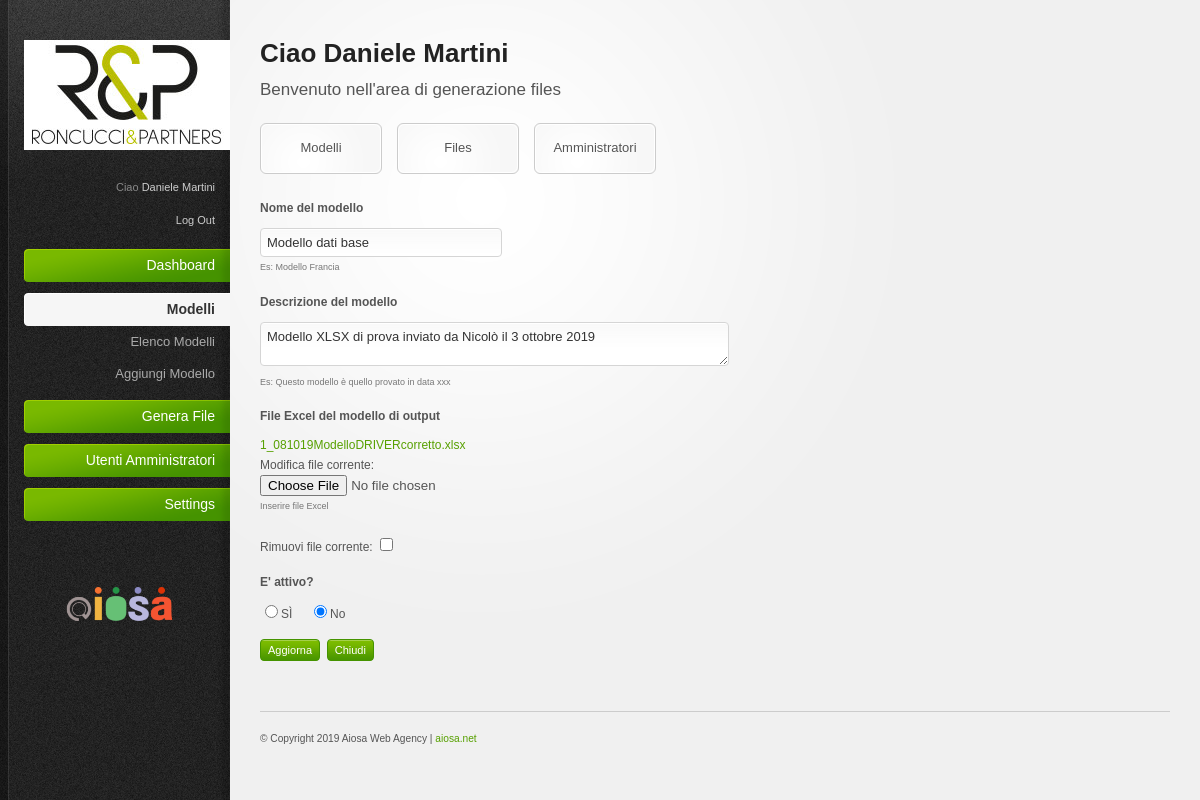
Page /admin/modelli_edit.php?ids=1 (signed in) on the committed database.
### tables this page shows
CREATE TABLE `dny_modelli` (
  `ids` int(10) UNSIGNED NOT NULL,
  `nome` varchar(255) NOT NULL DEFAULT '',
  `titolo_pagina` varchar(64) DEFAULT NULL,
  `descrizione_pagina` text,
  `citazione_start` varchar(500) DEFAULT NULL,
  `autore_start` varchar(100) DEFAULT NULL,
  `descrizione_bottom` text,
  `citazione_end` varchar(500) DEFAULT NULL,
  `autore_end` varchar(100) DEFAULT NULL,
  `url` varchar(30) DEFAULT NULL,
  `zoom` varchar(10) NOT NULL DEFAULT '1.0',
  `speed` int(11) NOT NULL DEFAULT '5',
  `bgcolor` varchar(30) DEFAULT NULL,
  `title` varchar(250) DEFAULT NULL,
  `description` text,
  `keywords` varchar(250) DEFAULT NULL,
  `gruppo` varchar(20) NOT NULL DEFAULT 'comunicazione',
  `mostra_in_home` tinyint(4) NOT NULL DEFAULT '0',
  `ordinamento_home` smallint(5) UNSIGNED NOT NULL DEFAULT '0',
  `fileimg` varchar(100) DEFAULT NULL,
  `mostra_in_menu` tinyint(4) NOT NULL DEFAULT '0',
  `ordinamento` float UNSIGNED NOT NULL DEFAULT '1',
  `eliminato` tinyint(3) UNSIGNED NOT NULL DEFAULT '0',
  `created` datetime DEFAULT NULL,
  `modified` datetime DEFAULT NULL,
  `is_attivo` tinyint(3) UNSIGNED NOT NULL DEFAULT '0'
);

### Connections/std_conn.php (called while the page is built, shortened)
<?php
$hostname_std_conn = "localhost";
$database_std_conn = "boris";
$username_std_conn = "root";
$password_std_conn = "root";
$std_conn = mysqli_connect('p:'.$hostname_std_conn, $username_std_conn, $password_std_conn, $database_std_conn) or trigger_error(mysqli_error($std_conn),E_USER_ERROR);
$std_conn->set_charset("utf8");
if (!function_exists("GetSQLValueString")) {
function GetSQLValueString($theValue, $theType, $theDefinedValue = "", $theNotDefinedValue = "")
{
  $theValue = get_magic_quotes_gpc() ? stripslashes($theValue) : $theValue;
  global $std_conn;
  $theValue = mysqli_real_escape_string($std_conn, $theValue);
  switch ($theType) {
    case "long":
    case "int":
      $theValue = ($theValue != "") ? intval($theValue) : "NULL";
      break;
  }
  return $theValue;
}
}
?>

### admin/modelli_edit.php (the view, shortened to what this page needs)
<?php
require_once('../Connections/std_conn.php');
$sufx_sezione="modelli";
$tabella = "dny_modelli";
$colname_Recordset1 = "-1";
if (isset($_GET['ids'])) {
  $colname_Recordset1 = $_GET['ids'];
}
mysqli_select_db($std_conn, $database_std_conn);
$query_Recordset1 = sprintf("SELECT * FROM %s WHERE ids = %s",
					$tabella,
					GetSQLValueString($colname_Recordset1, "int"));
$Recordset1 = mysqli_query($std_conn, $query_Recordset1) or die(mysqli_error($std_conn));
$row_Recordset1 = mysqli_fetch_assoc($Recordset1);
$editFormAction = $_SERVER['PHP_SELF'];
if (isset($_SERVER['QUERY_STRING'])) {
  $editFormAction .= "?" . htmlentities($_SERVER['QUERY_STRING']);
}
?>
<!DOCTYPE html PUBLIC "-//W3C//DTD XHTML 1.0 Strict//EN"
"http://www.w3.org/TR/xhtml1/DTD/xhtml1-strict.dtd">
<html xmlns="http://www.w3.org/1999/xhtml">
	<head>
		<?php require_once("header.php"); ?>
	    <link href="../SpryAssets/SpryValidationTextField.css" rel="stylesheet" type="text/css" />
</head>
	<body><div id="body-wrapper">
		<?php require_once("sidebar_messages.php"); ?>
		<div id="insert-content">
            <?php require_once("top_bar.php"); ?>
	        <form action="<?php echo $editFormAction; ?>" method="post" enctype="multipart/form-data">
            <p>
                <label>Nome del modello</label>
                <span id="sprytextfield1">
                <input class="text-input small-input" type="text" id="nome" name="nome" value="<?=$row_Recordset1["nome"]?>" required />
                <span class="textfieldRequiredMsg">È obbligatorio specificare un valore.</span></span><br /><small>Es: Modello Francia</small>
            </p>
            <p>
                <label>Descrizione del modello</label>
                <textarea class="text-input medium-input" id="descrizione_pagina" name="descrizione_pagina"><?=$row_Recordset1["descrizione_pagina"]?></textarea>
                <br /><small>Es: Questo modello &egrave; quello provato in data xxx</small>
            </p>
            <p>
               <label>File Excel del modello di output</label>
               <?php if(strcmp($row_Recordset1["fileimg"],NULL)!=0){?>
	               	<a title="scarica modello" href="<?=$_SESSION["path_upload_admin"]?><?=$_SESSION["path_filemodelli"]?><?=$row_Recordset1["fileimg"]?>"><?=$row_Recordset1["fileimg"]?></a>
               <?php }else{ ?>
					<label> Nessun file selezionato </label>
			   <?php }?>
               <br /> <span> Modifica file corrente:</span><br />
               <input type="file" name="fileimg" id="fileimg"  />
               <br /><small id="smallText">Inserire file Excel</small>
               <br /><br /><span>Rimuovi file corrente: <input type="checkbox" id="removeImg" name="remove_img" value="1"/></span>
	        </p>
          	<p>
                <label>E' attivo?</label>
                <input type="radio" id="attivoSi" name="attivo" value="1"  <?php if($row_Recordset1["is_attivo"]==1) echo 'checked="checked"' ?>/>S&Igrave; &nbsp;&nbsp;&nbsp;
                <input type="radio" id="attivoNo" name="attivo" value="0"  <?php if($row_Recordset1["is_attivo"]==0) echo 'checked="checked"' ?>/>No
                <br />
          	</p>
            <p>
                <input class="button" type="submit" value="Aggiorna" />&nbsp;&nbsp;<input class="button" type="button" value="Chiudi" onclick="javascript:location.href='<?php echo $sufx_sezione; ?>_gest.php';" />
            </p>
            </form>
            <?php require_once("footer.php"); ?>
		</div>
	</div>
	</body>
</html>

### admin/resources/css/style.css (style rules this page uses)
html { font-size: 100%; height: 100%; margin-bottom: 1px; }
body { font-family: Arial, Helvetica, sans-serif; color: #555; background: #f0f0f0 url('../images/bg-body.gif') top left repeat-y; font-size: 12px; }
#body-wrapper { background: url('../images/bg-radial-gradient.gif') fixed 230px top no-repeat; }
a { color: #57a000; text-decoration: none; }
small { font-size: 0.85em; }
p { padding: 5px 0 10px 0; line-height: 1.6em; }
.button { font-family: Verdana, Arial, sans-serif; display: inline-block; background: #459300 url('../images/bg-button-green.gif') top left repeat-x !important; border: 1px solid #459300 !important; padding: 4px 7px 4px 7px !important; color: #fff !important; font-size: 11px !important; cursor: pointer; }
#main-content, #insert-content { margin: 0 30px 0 260px; padding: 40px 0 0 0; }
#main-content ul, #main-content ol, #insert-content ul, #insert-content ol, { padding: 10px 0; }
form label { display: block; padding: 0 0 10px; font-weight: bold; }
form p small { font-size: 0.75em; color: #777; }
form input.text-input, form select, form textarea, form .wysiwyg { padding: 6px; font-size: 13px; background: #fff url('../images/bg-form-field.gif') top left repeat-x; border: 1px solid #d5d5d5; color: #333; }
form .small-input { width: 25% !important; }
form .medium-input { width: 50% !important; }
form textarea { width: 97.5% !important; font-family: Arial, Helvetica, sans-serif; }
form input[type="checkbox"], form input[type="radio"] { padding: 0; background: none; border: 0; }

### admin/resources/css/invalid.css (style rules this page uses)
.button, #main-content table tfoot td .bulk-actions select, #insert-content table tfoot td .bulk-actions select, .pagination a.number, form input.text-input, form textarea, form .wysiwyg, form select { -moz-border-radius: 4px; -webkit-border-radius: 4px; border-radius: 4px; }

### rows in the picture
dny_modelli: nome "Modello dati base", descrizione_pagina "Modello XLSX di prova inviato da Nicolò il 3 ottobre 2019", fileimg "1_081019ModelloDRIVERcorretto.xlsx", is_attivo "☑"

### other values in the picture
$_SESSION['dny_Nome'] "Daniele Martini"
